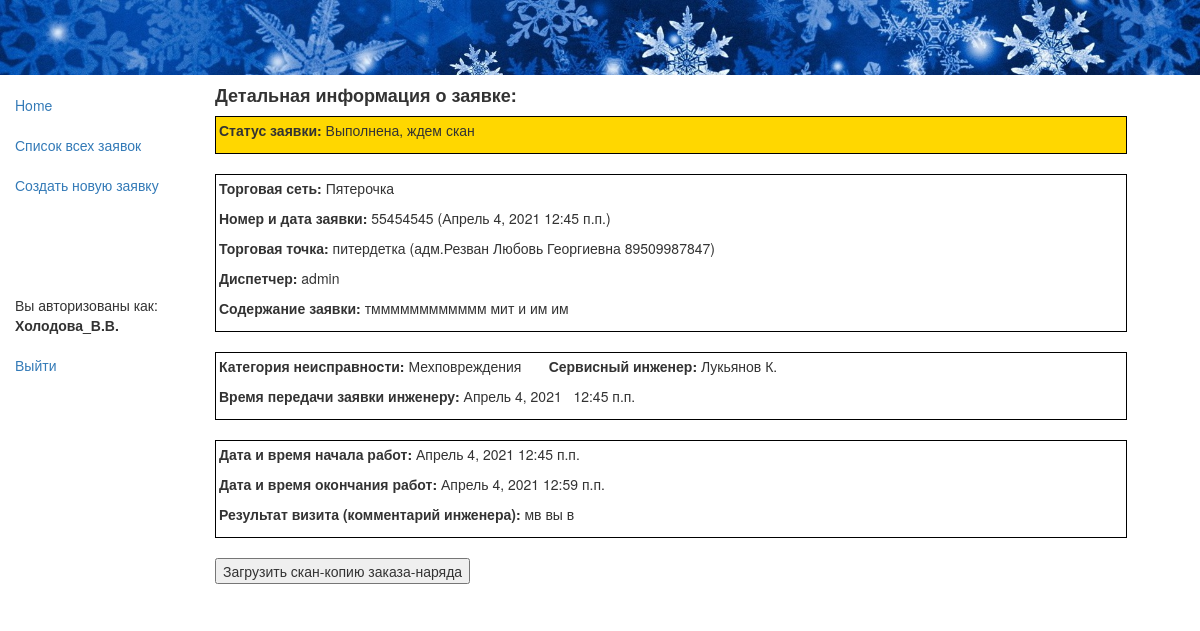
The page /app/rec/118 (signed in) on the database its author committed.
### app/models.py (models this page shows, shortened)
class Rec(models.Model):
    status = models.ForeignKey(Status, null=True, on_delete=models.SET_NULL, default=4, verbose_name="Статус заявки")
    retail = models.ForeignKey(Retail, null=True, on_delete=models.SET_NULL, verbose_name="Торговая сеть")
    rec_date = models.DateField(auto_now_add=True, verbose_name="Дата создания заявки")
    rec_time = models.TimeField(auto_now_add=True, verbose_name="Время создания заявки")
    user = models.ForeignKey(User, null=True, on_delete=models.SET_NULL, verbose_name="Диспетчер")
    customer = models.CharField(max_length=100, verbose_name="ФИО инициатора заявки")
    rec_num = models.CharField(verbose_name='Номер заявки', max_length=8)
    store = models.ForeignKey(Store, null=True, on_delete=models.SET_NULL, verbose_name="Торговая точка, адрес")
    description = models.TextField(max_length=1000, verbose_name="Содержание заявки")
    trouble = models.ForeignKey(Trouble, null=True, on_delete=models.SET_NULL, verbose_name="Категория неисправности")
    tech = models.ForeignKey(Tech, null=True, on_delete=models.SET_NULL, verbose_name="Сервисный инженер")
    sign_day = models.DateField(null=True, verbose_name="Дата передачи заявки инженеру")
    sign_time = models.TimeField(null=True, verbose_name="Время передачи заявки инженеру")
    zip_comment = models.TextField(max_length=1000, null=True, verbose_name="Комментарий ЗИП")
    visit_day_begin = models.DateField(null=True, verbose_name="Дата начала работ")
    visit_time_begin = models.TimeField(null=True, verbose_name="Время начала работ")
    visit_day_end = models.DateField(null=True, verbose_name="Дата окончания работ")
    visit_time_end = models.TimeField(null=True, verbose_name="Время окончания работ")
    result = models.TextField(null=True, max_length=1000, verbose_name="Результат выезда")
    form = models.CharField(null=True, max_length=10, verbose_name="Номер заказа-наряда")
    jpg = models.ImageField(upload_to='images', null=True, verbose_name="Скан-копия заказа-наряда")
    class Meta:
        verbose_name = 'Заявка'
        verbose_name_plural = 'Заявки'
        ordering = ['-rec_time'] # отображение заявок в rec-list.html в обратном порядке по времени
        permissions = (("can_create_update", "Может rec_create и rec_update"),
                       ("can_list_detail", "Может rec_list и rec_detail"),
                       )
    def get_upd3_url(self):
        return reverse('rec_update3', args=[str(self.id)])

class Status(models.Model):
    name = models.CharField(max_length=32, help_text="Состояние заявки")
    class Meta:
        verbose_name = 'Статус'
        verbose_name_plural = 'Статусы'
    def __str__(self):
        return self.name

class Retail(models.Model):
    name = models.CharField(max_length=64, help_text="Торговая сеть")
    class Meta:
        verbose_name = 'Торговая сеть'
        verbose_name_plural = 'Торговые сети'
    def __str__(self):
        return self.name

class Store(models.Model):
    name = models.CharField(max_length=96, help_text="Торговая точка, адрес")
    retail = models.ForeignKey(Retail, null=True, on_delete=models.SET_NULL, verbose_name="Торговая сеть")
    class Meta:
        verbose_name = 'Магазин'
        verbose_name_plural = 'Магазины'
    def __str__(self):
        return self.name

class Trouble(models.Model):
    name = models.CharField(max_length=32, help_text="Категория неисправности")
    class Meta:
        verbose_name = 'Неисправность'
        verbose_name_plural = 'Неисправности'
    def __str__(self):
        return self.name

class Tech(models.Model):
    name = models.CharField(max_length=64, help_text="Сервисный инженер")
    class Meta:
        verbose_name = 'Инженер'
        verbose_name_plural = 'Инженеры'
    def __str__(self):
        return self.name

### app/views.py (the view)
# urls.py: url(r'^rec/(?P<pk>\d+)$', views.RecDetailView.as_view(), name='rec_detail'),
class RecDetailView(PermissionRequiredMixin, generic.DetailView):
    model = Rec
    permission_required = 'app.can_list_detail'
    extra_context = {'gray': gray, 'blue': blue, 'yellow': yellow, 'green': green, 'red': red}

### app/templates/app/rec_detail.html (shortened to what this page needs)
{% extends "base_generic.html" %}
{% block content %}
  <h4><strong>Детальная информация о заявке:</strong></h4>
                {% if rec.status == gray %}
     <div style="border: 1px solid black; background-color: #A9A9A9; padding: 3px; width:94%;">
                <p> <strong>Статус заявки:</strong>&nbsp;{{ rec.status }}&nbsp;</p></div>
                {% elif rec.status == blue %}
     <div style="border: 1px solid black; background-color: #00BFFF; padding: 3px; width:94%;">
                <p> <strong>Статус заявки:</strong>&nbsp;{{ rec.status }}&nbsp;</p></div>
                {% elif rec.status == red %}
     <div style="border: 1px solid black; background-color: #FF7F50; padding: 3px; width:94%;">
                <p> <strong>Статус заявки:</strong>&nbsp;{{ rec.status }}&nbsp;</p></div>
                {% elif rec.status == yellow %}
     <div style="border: 1px solid black; background-color: #FFD700; padding: 3px; width:94%;">
                <p> <strong>Статус заявки:</strong>&nbsp;{{ rec.status }}&nbsp;</p></div>
                {% elif rec.status == green %}
     <div style="border: 1px solid black; background-color: #32CD32; padding: 3px; width:94%;">
                <p> <strong>Статус заявки:</strong>&nbsp;{{ rec.status }}&nbsp;</p></div>
                {% endif %}
 <br>
  <div style="border: 1px solid black; background-color: white; padding: 3px; width:94%;">
      <p><strong>Торговая сеть:</strong>&nbsp;{{ rec.retail }} </p>
      <p><strong>Номер и дата заявки:</strong>&nbsp;{{ rec.rec_num }} ({{ rec.rec_date }} {{ rec.rec_time }})</p>
      <p><strong>Торговая точка:</strong>&nbsp;{{ rec.store }} ({{ rec.customer }}) </p>
      <p><strong>Диспетчер:</strong>&nbsp;{{ rec.user }}</p>
      <p><strong>Содержание заявки:</strong>&nbsp;{{ rec.description }}</p></div><br>
{% if rec.sign_day and rec.sign_time %}
  <div style="border: 1px solid black; background-color: white; padding: 3px; width:94%;">
  <p><strong>Категория неисправноcти:</strong>&nbsp;{{ rec.trouble }}  &nbsp; &nbsp; &nbsp;
    <strong>Сервисный инженер:</strong>&nbsp;{{ rec.tech }}</p>
  <p><strong>Время передачи заявки инженеру:</strong>&nbsp;{{ rec.sign_day }}&nbsp; &nbsp;{{ rec.sign_time }}</p></div><br>
{% endif %}
{% if rec.visit_day_begin and rec.visit_time_begin and rec.visit_day_end and rec.visit_time_end and rec.sign_day and rec.sign_time %}
<div style="border: 1px solid black; background-color: white; padding: 3px; width:94%;">
    <p><strong>Дата и время начала работ:</strong>&nbsp;{{ rec.visit_day_begin }}&nbsp{{ rec.visit_time_begin }}</p>
    <p><strong>Дата и время окончания работ:</strong>&nbsp;{{ rec.visit_day_end }}&nbsp{{ rec.visit_time_end }}</p>
    <p><strong>Результат визита (комментарий инженера):</strong>&nbsp;{{ rec.result }}</p></div><br>
{% endif %}
{% if rec.sign_day and rec.sign_time and rec.visit_day_begin and rec.visit_time_begin and rec.visit_day_end and rec.visit_time_end and not rec.jpg %}
{% if perms.app.can_create_update %}
<form action="{{ rec.get_upd3_url }}">
   <button>Загрузить скан-копию заказа-наряда</button>
  </form><br>
{% endif %}
{% endif %}
{% endblock %}

### app/templates/base_generic.html (shortened to what this page needs)
<!DOCTYPE html>
<html lang="en">
<head>
  <link rel="stylesheet" href="https://maxcdn.bootstrapcdn.com/bootstrap/3.3.7/css/bootstrap.min.css">
  {% load static %}
  <link rel="stylesheet" href="{% static 'css/styles.css' %}">
  <img src="{% static 'images/snow.jpg' %}" alt="Snow" style="width:100%;"/>
</head>
<body>
  <div class="container-fluid">
    <div class="row">
      <div class="col-sm-2">
      {% block sidebar %}
      <ul class="sidebar-nav">
          <li><a href="{% url 'index' %}">Home</a></li> <br>
          {% if perms.app.can_list_detail %}
          <li><a href="{% url 'recs' %}">Список всех заявок</a></li>
          {% endif %}
          <br>
          {% if perms.app.can_create_update %}
          <li><a href="{% url 'rec_create' %}">Создать новую заявку</a></li>
          {% endif %}
          <br><br><br><br><br>
        {% if user.is_authenticated %}
            <li>Вы авторизованы как: </li><li><strong>{{ user.get_username }}</strong></li><br>
            <li><a href="{% url 'logout'%}?next={% url 'index' %}">Выйти</a></li>
        {% else %}
            <li><strong>Вы не авторизованы.</strong></li> <br>
            <li>Чтобы это исправить, </li>
            <li><a href="{% url 'login'%}?next={% url 'index' %}">нажмите здесь.</a></li>
        {% endif %}
      </ul>
     {% endblock %}
      </div>
      <div class="col-sm-10 ">
      {% block content %}{% endblock %}
      </div>
    </div>
  </div>
</body>
</html>

### app/static/css/styles.css (style rules this page uses)
.sidebar-nav { margin-top: 20px; padding: 0; list-style: none; }

### rows shown on the page
Rec: status "Выполнена, ждем скан", retail "Пятерочка", rec_num "55454545", rec_date "Апрель 4, 2021", rec_time "12:45 п.п.", store "питердетка", customer "адм.Резван Любовь Георгиевна 89509987847", user "admin", description "тмммммммммммм мит и им им", trouble "Мехповреждения", tech "Лукьянов К.", sign_day "Апрель 4, 2021", sign_time "12:45 п.п.", visit_day_begin "Апрель 4, 2021", visit_time_begin "12:45 п.п.", visit_day_end "Апрель 4, 2021", visit_time_end "12:59 п.п.", result "мв вы в"

### other values the page prints
{{ user.get_username }} "Холодова_В.В."
